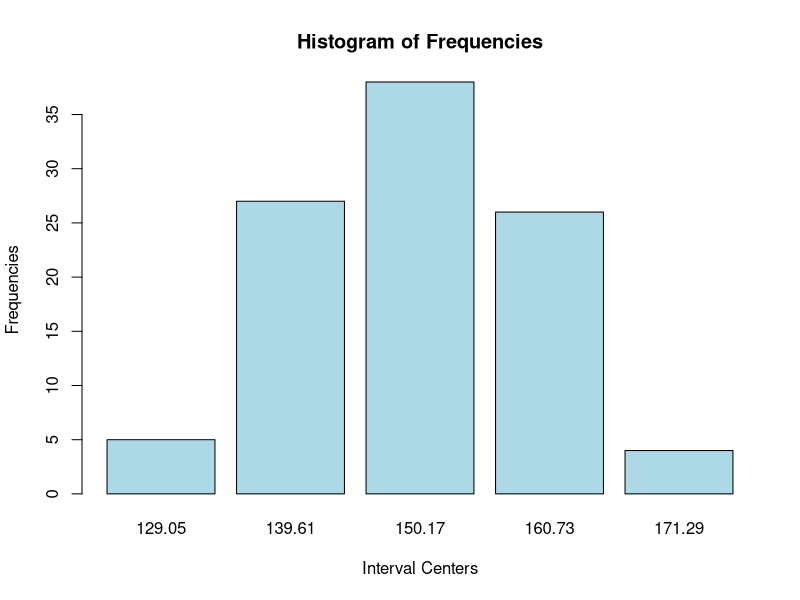
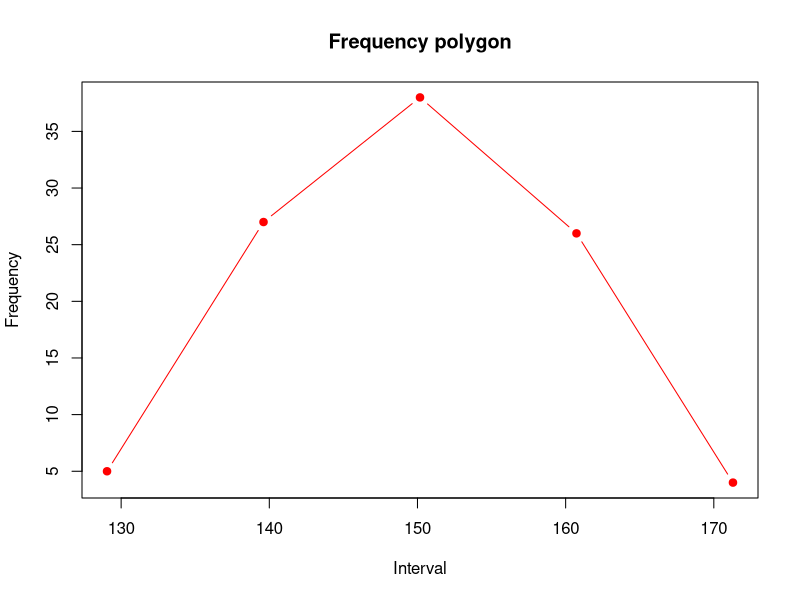
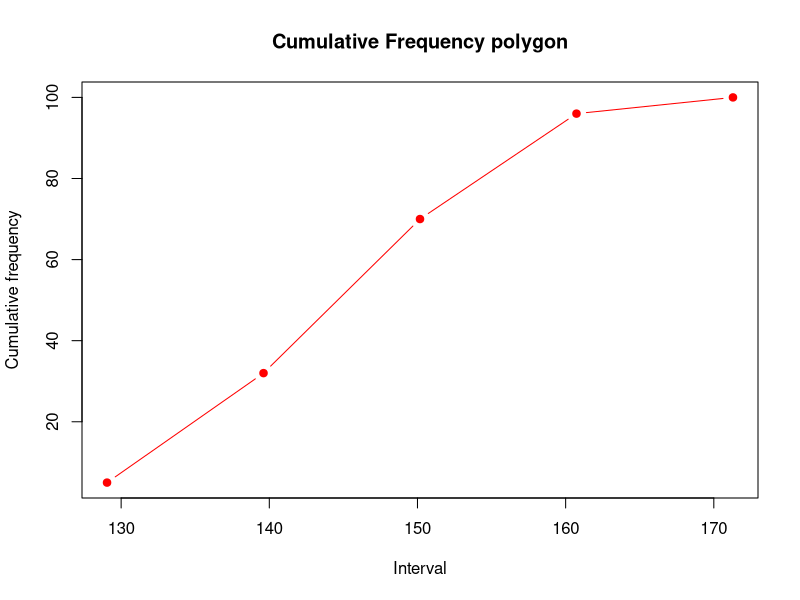
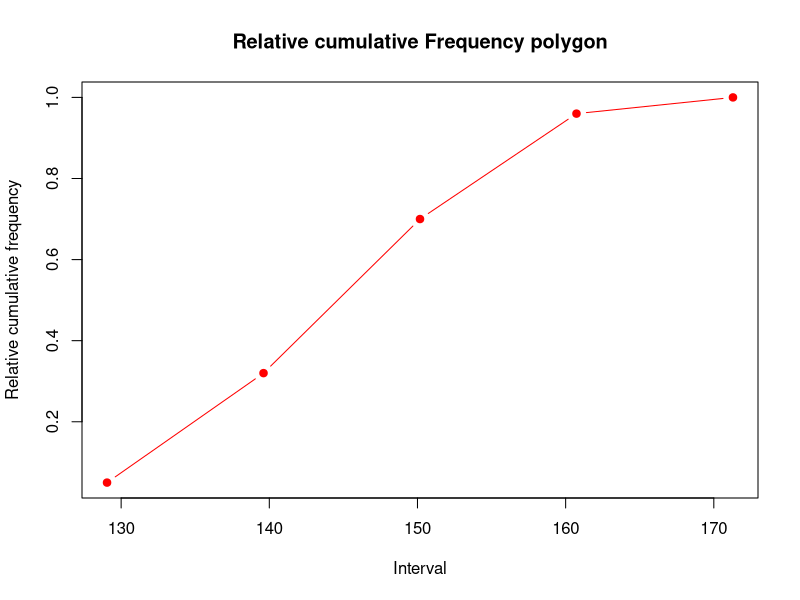

Write R code to recreate these figures, in order.
setwd("D:\\Study\\R\\Lab1") # set working directory

n <- 20 # starting index
y_length <- 100 # data length
m <- 5 # num of intervals

y <- read.csv("numbers_list.csv")

#1
y_vec <- as.numeric(unlist(y[[1]]))

end <- min(n + y_length - 1, 250)
y_vec <- y_vec[n:end]

#2
y_sorted <- sort(y_vec)
print_first <- 3
print_last <- 3
cat("Selection of", y_length, "numbers from general selection starting from index", n, # nolint
    ":\n")
cat(y_sorted[1:print_first], sep = ", ")
cat("\n...\n")
cat(y_sorted[(y_length - print_last + 1):y_length], sep = ", ")

#3
min_val <- min(y_sorted)
max_val <- max(y_sorted)
delta <- (max_val - min_val) / m
cat("\n\nNumber of intervals:", m)
cat("\nDelta (interval width):", delta, "\n")

#4
if (y_length %% m != 0)
  stop("\n >>> Data length must be divisible by number of intervals")

x <- c()
for (j in 1:m) {
  interval_center_offset <- delta * (j - 0.5)
  xj <- min_val + interval_center_offset
  x <- c(x, xj)
}
cat("\nCenters of intervals:\n")
cat(x, sep = ", ")

#5
breaks <- seq(min_val, max_val + 1e-8, length.out = m + 1)
freq_vector <- table(cut(y_sorted, breaks = breaks, right = FALSE))
cat("\nFrequencies of intervals:\n")
print(as.matrix(freq_vector))

#6
png("Graphic\\!!!!Histogram.png")
barplot(freq_vector, names.arg = round(x, 2),
        xlab = "Interval Centers", ylab = "Frequencies",
        main = "Histogram of Frequencies", col = "lightblue")
dev.off()

png("Graphic\\!!!FreqPolygon.png")
plot(x = x, y = as.matrix(freq_vector), type = "b", pch = 19, col = "red",
     xlab = "Interval", ylab = "Frequency",
     main = "Frequency polygon")
dev.off()

#7
c_freq <- cumsum(freq_vector)

c_freq_vector <- as.matrix(c_freq)
cat("Cumulative frequencies of intervals:\n")
print(c_freq_vector)

#8
rel_c_freq <- c_freq / y_length

rel_c_freq_vector <- as.matrix(rel_c_freq)
cat("Relative cumulative frequencies of intervals:\n")
print(rel_c_freq_vector)

png("Graphic\\!!CFreqPolygon.png")
plot(x = x, y = c_freq, type = "b", pch = 19, col = "red",
     xlab = "Interval", ylab = "Cumulative frequency",
     main = "Cumulative Frequency polygon")
dev.off()

png("Graphic\\!RelCFreqPolygon.png")
plot(x = x, y = rel_c_freq, type = "b", pch = 19, col = "red",
     xlab = "Interval", ylab = "Relative cumulative frequency",
     main = "Relative cumulative Frequency polygon")
dev.off()